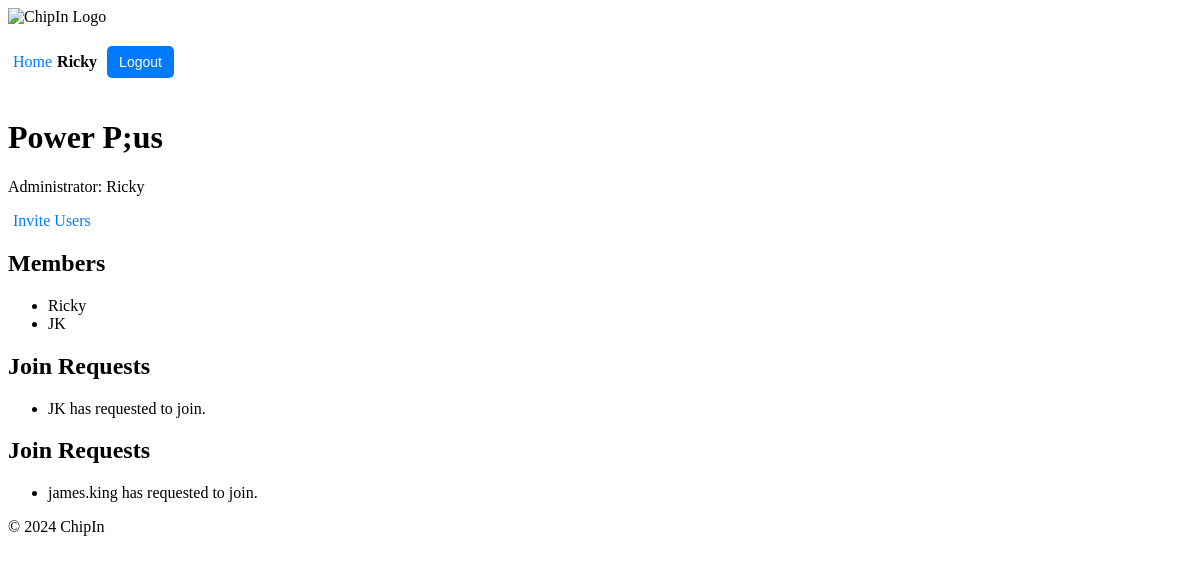
/chipin/group/4/ (signed in), run on the app's committed database.
### users/models.py (models this page shows, shortened)
class Profile(models.Model):
    user = models.OneToOneField(User, on_delete=models.CASCADE)
    first_name = models.CharField(max_length=30)
    surname = models.CharField(max_length=30)
    nickname = models.CharField(max_length=30, unique=True, null=False, blank=False)

### chipin/models.py (models this page shows, shortened)
class Group(models.Model):
    name = models.CharField(max_length=100)
    admin = models.ForeignKey(User, on_delete=models.CASCADE, related_name='admin_groups')
    members = models.ManyToManyField(User, related_name='group_memberships', blank=True)
    invited_users = models.ManyToManyField(User, related_name='pending_invitations', blank=True)

class GroupJoinRequest(models.Model):
    user = models.ForeignKey(User, on_delete=models.CASCADE)
    group = models.ForeignKey(Group, on_delete=models.CASCADE, related_name='join_requests')
    is_approved = models.BooleanField(default=False)
    votes = models.ManyToManyField(User, related_name='votes', blank=True)  # Tracks users who voted
    created_at = models.DateTimeField(auto_now_add=True)

### chipin/views.py (the view)
# urls.py: path('group/<int:group_id>/', views.group_detail, name='group_detail'),
@login_required
def group_detail(request, group_id):
    group = get_object_or_404(Group, id=group_id)
    return render(request, 'chipin/group_detail.html', {'group': group})

### chipin/context_processors.py (called while the page is built)
def user_profile(request):
    if request.user.is_authenticated:
        try:
            return {'nickname': request.user.profile.nickname}
        except Profile.DoesNotExist:
            return {'nickname': request.user.username}  # Fallback to username if no profile exists
    return {}

### chipin/templates/chipin/group_detail.html (shortened to what this page needs)
{% extends 'chipin/base.html' %}
{% block content %}
    <h1>{{ group.name }}</h1>
    <p>Administrator: {{ group.admin.profile.nickname }}</p>
    {% if request.user == group.admin %}
        <a href="{% url 'chipin:invite_users' group.id %}">Invite Users</a>
    {% endif %}
    <h2>Members</h2>
    <ul>
        {% for member in group.members.all %}
        <li>{{ member.profile.nickname }}</li>
        {% endfor %}
    </ul>
    {% if request.user in group.members.all %}
        <h2>Join Requests</h2>
        <ul>
            {% for request in group.join_requests.all %}
                <li>{{ request.user.profile.nickname }} has requested to join.</li>
            {% endfor %}
        </ul>
        <h2>Join Requests</h2>
<ul>
    {% for request in group.join_requests.all %}
        <li>{{ request.user.username }} has requested to join.</li>
    {% endfor %}
</ul>
    {% endif %}
{% endblock %}

### chipin/templates/chipin/base.html (shortened to what this page needs)
{% load static %}
<!DOCTYPE html>
<html lang="en">
<head>
    <link rel="stylesheet" href="{% static 'chipin/styles.css' %}">
</head>
<body>
    <header>
        <div class="logo">
            <img src="{% static 'chipin/logo_90.jpg' %}" alt="ChipIn Logo">
        </div>
        <div class="user-info">
            {% if request.user.is_authenticated %}
                <a href="{% url 'chipin:home' %}">Home</a> <span>{{ request.user.profile.nickname }}</span>
                <form action="{% url 'users:logout' %}" method="post">
                    <button type="submit">Logout</button>
                </form>
            {% else %}
                <a href="{% url 'users:login' %}">Login</a> <a href="{% url 'users:register' %}">Register</a>
            {% endif %}
        </div>
    </header>
    <main>
        {% block content %}
        {% endblock %}
    </main>
    <footer>
        <p>&copy; 2024 ChipIn</p>
    </footer>
</body>
</html>

### chipin/static/chipin/styles.css (style rules this page uses)
.logo img { max-height: 50px; }
.user-info { display: flex; align-items: center; font-size: 16px; }
.user-info span { margin-right: 10px; font-weight: bold; }
.user-info button { background-color: #007BFF; color: white; border: none; padding: 8px 12px; cursor: pointer; border-radius: 5px; font-size: 14px; }
button { background-color: #28a745; color: white; border: none; padding: 10px 15px; cursor: pointer; border-radius: 5px; font-size: 14px; margin-top: 20px; margin-bottom: 20px; }
a { color: #007BFF; text-decoration: none; padding: 5px }

### data on the page
Group: name "Power P;us", admin.profile.nickname "Ricky"
GroupJoinRequest: user.profile.nickname "JK", user.username "james.king"

### other printed values
{{ request.user.profile.nickname }} "Ricky"
{{ member.profile.nickname }} "Ricky"
{{ member.profile.nickname }} "JK"
